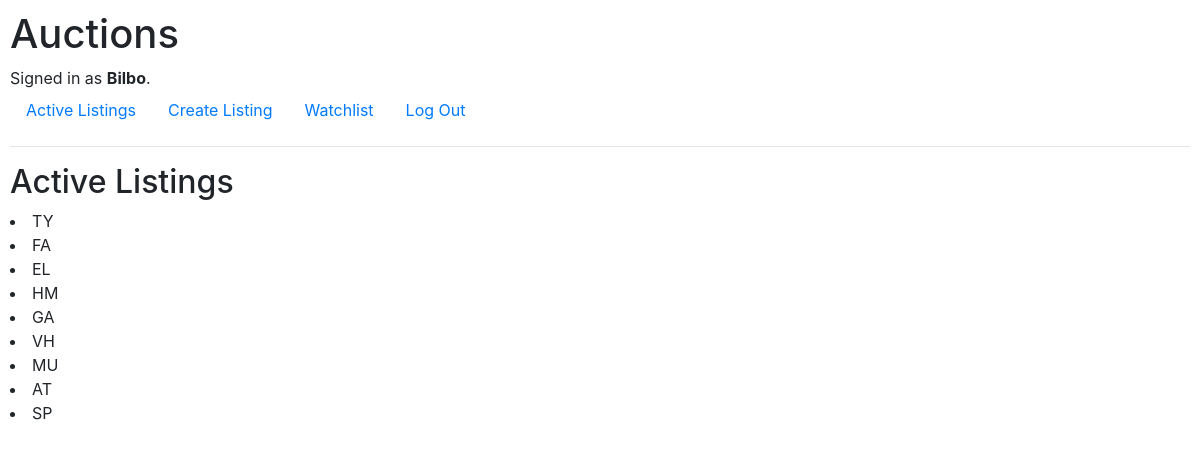
Page /categories (signed in) on the committed database.
### auctions/models.py (models this page shows, shortened)
class User(AbstractUser):
    pass

class Category(models.Model):
    FASHION = 'FA'
    TOYS = 'TY'
    ELECTRONICS = 'EL'
    HOME = 'HM'
    GARDEN = 'GA'
    VEHICLES = 'VH'
    MUSIC = 'MU'
    ART = 'AT'
    SPORTS = 'SP'
    CATEGORY_CHOICES = [
        (FASHION, "Fashion"),
        (TOYS, "Toys"),
        (ELECTRONICS, "Electronics"),
        (HOME, "Home"),
        (GARDEN, "Garden"),
        (VEHICLES, "Vehicles"),
        (MUSIC, "Music"),
        (ART, "Art"),
        (SPORTS, "Sports")
    ]
    category = models.CharField(
        max_length=2,
        choices=CATEGORY_CHOICES,
        default= FASHION,
        null = True
    )

### auctions/views.py (the view)
# urls.py: path("categories", views.categories, name="categories"),
@login_required(login_url = '/login')
def categories(request):
    return render(request, "auctions/categories.html", {
        "categories": Category.objects.all()
    })

### auctions/templates/auctions/categories.html
{% extends "auctions/layout.html" %}
{% block body %}
    <h2>Active Listings</h2>
    {% for category in categories %}
    <li>
        {{category.category}}
    </li>
    {% endfor %}
{% endblock %}

### auctions/templates/auctions/layout.html (shortened to what this page needs)
{% load static %}
<!DOCTYPE html>
<html lang="en">
    <head>
        <link rel="stylesheet" href="https://stackpath.bootstrapcdn.com/bootstrap/4.4.1/css/bootstrap.min.css">
        <link href="{% static 'auctions/styles.css' %}" rel="stylesheet">
    </head>
    <body>
        <h1>Auctions</h1>
        <div>
            {% if user.is_authenticated %}
                Signed in as <strong>{{ user.username }}</strong>.
            {% else %}
                Not signed in.
            {% endif %}
        </div>
        <ul class="nav">
            <li class="nav-item">
                <a class="nav-link" href="{% url 'index' %}">Active Listings</a>
            </li>
            {% if user.is_authenticated %}
                <li class="nav-item">
                    <a class="nav-link" href="{% url 'create_listing' %}">Create Listing</a>
                </li>
                <li class="nav-item">
                    <a class="nav-link" href="{% url 'go_watch'%}">Watchlist</a>
                </li>
                <li class="nav-item">
                    <a class="nav-link" href="{% url 'logout' %}">Log Out</a>
                </li>
            {% endif %}
        </ul>
        <hr>
        {% block body %}
        {% endblock %}
    </body>
</html>

### auctions/static/auctions/styles.css (style rules this page uses)
body { padding: 10px; }

### rows in the picture
User: username "Bilbo"
Category: category "TY"
Category: category "FA"
Category: category "EL"
Category: category "HM"
Category: category "GA"
Category: category "VH"
Category: category "MU"
Category: category "AT"
Category: category "SP"
